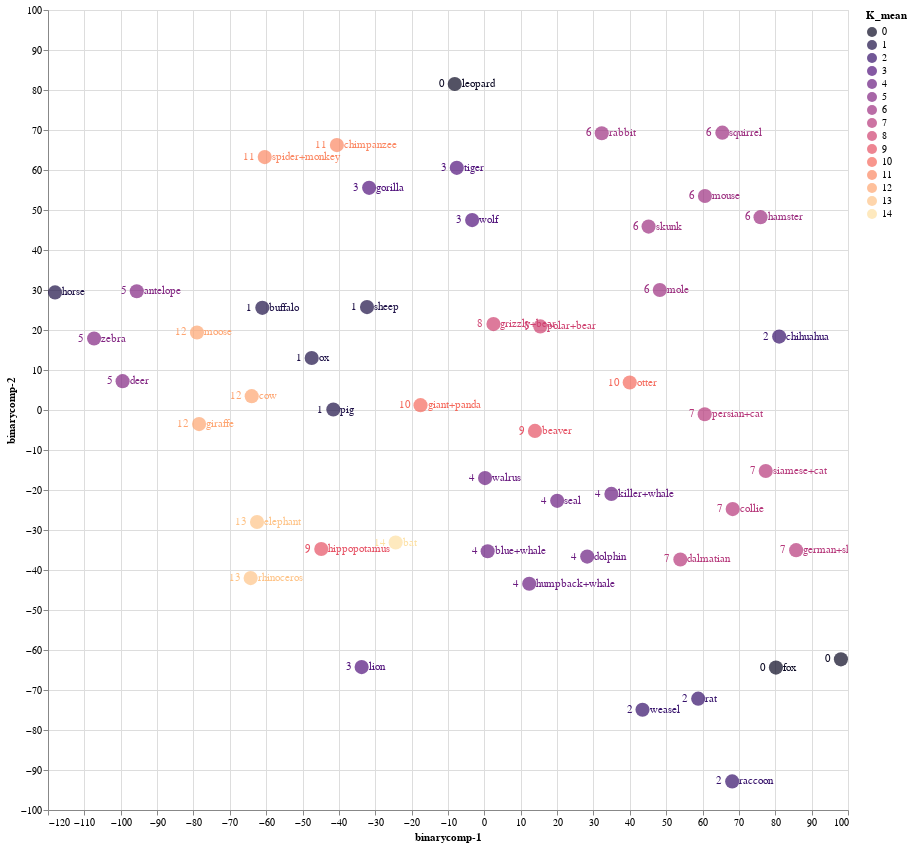

The code cell stored with this chart in its notebook:
### Code cell
source = tsne_binary_df1

points = alt.Chart(source).mark_circle(size=200).encode(
    x='binarycomp-1:Q',
    y='binarycomp-2:Q',
    color=alt.Color('K_mean:N', scale=alt.Scale(scheme='Magma'))
    ).properties(
    width=800,
    height=800
)

text1 = points.mark_text(
    align='left',
    baseline='middle',
    dx=7
).encode(
    text='index:N'
)

text2 = points.mark_text(
    align='right',
    baseline='middle',
    dx=-10
).encode(
    text='K_mean:N'
)

points.interactive() + text1 + text2

### Figure 1 — Vega-Lite specification as saved in the notebook (floating-point values rounded to 4 significant figures)
{"config": {"view": {"continuousWidth": 400, "continuousHeight": 300}}, "layer": [{"mark": {"type": "circle", "size": 200}, "encoding": {"color": {"field": "K_mean", "scale": {"scheme": "Magma"}, "type": "nominal"}, "x": {"field": "binarycomp-1", "type": "quantitative"}, "y": {"field": "binarycomp-2", "type": "quantitative"}}, "height": 800, "selection": {"selector012": {"type": "interval", "bind": "scales", "encodings": ["x", "y"]}}, "width": 800}, {"mark": {"type": "text", "align": "left", "baseline": "middle", "dx": 7}, "encoding": {"color": {"field": "K_mean", "scale": {"scheme": "Magma"}, "type": "nominal"}, "text": {"field": "index", "type": "nominal"}, "x": {"field": "binarycomp-1", "type": "quantitative"}, "y": {"field": "binarycomp-2", "type": "quantitative"}}, "height": 800, "width": 800}, {"mark": {"type": "text", "align": "right", "baseline": "middle", "dx": -10}, "encoding": {"color": {"field": "K_mean", "scale": {"scheme": "Magma"}, "type": "nominal"}, "text": {"field": "K_mean", "type": "nominal"}, "x": {"field": "binarycomp-1", "type": "quantitative"}, "y": {"field": "binarycomp-2", "type": "quantitative"}}, "height": 800, "width": 800}], "data": {"name": "data-f5bc4d6209c1802380d7c8ae3e45905c"}, "$schema": "https://vega.github.io/schema/vega-lite/v4.17.0.json", "datasets": {"data-f5bc4d6209c1802380d7c8ae3e45905c": [{"binarycomp-1": -95.59, "binarycomp-2": 29.69, "index": "antelope", "order": "ARTIODACTYLA", "family": "BOVIDAE", "K_mean": 5}, {"binarycomp-1": 2.5, "binarycomp-2": 21.47, "index": "grizzly+bear", "order": "CARNIVORA", "family": "URSIDAE", "K_mean": 8}, {"binarycomp-1": 34.93, "binarycomp-2": -20.98, "index": "killer+whale", "order": "ARTIODACTYLA", "family": "DELPHINIDAE", "K_mean": 4}, {"binarycomp-1": 13.92, "binarycomp-2": -5.235, "index": "beaver", "order": "RODENTIA", "family": "APLODONTIIDAE", "K_mean": 9}, {"binarycomp-1": 53.9, "binarycomp-2": -37.37, "index": "dalmatian", "order": "CARNIVORA", "family": "CANIDAE", "K_mean": 7}, {"binarycomp-1": 60.59, "binarycomp-2": -1.067, "index": "persian+cat", "order": "CARNIVORA", "family": "FELIDAE", "K_mean": 7}, {"binarycomp-1": -118.1, "binarycomp-2": 29.4, "index": "horse", "order": "PERISSODACTYLA", "family": "EQUIDAE", "K_mean": 1}, {"binarycomp-1": 85.73, "binarycomp-2": -35.04, "index": "german+shepherd", "order": "CARNIVORA", "family": "CANIDAE", "K_mean": 7}, {"binarycomp-1": 0.906, "binarycomp-2": -35.3, "index": "blue+whale", "order": "ARTIODACTYLA", "family": "BALAENOPTERIDAE", "K_mean": 4}, {"binarycomp-1": 77.38, "binarycomp-2": -15.24, "index": "siamese+cat", "order": "CARNIVORA", "family": "FELIDAE", "K_mean": 7}, {"binarycomp-1": 45.16, "binarycomp-2": 45.85, "index": "skunk", "order": "CARNIVORA", "family": "MEPHITIDAE", "K_mean": 6}, {"binarycomp-1": 48.24, "binarycomp-2": 30.0, "index": "mole", "order": "EULIPOTYPHLA", "family": "TALPIDAE", "K_mean": 6}, {"binarycomp-1": -7.584, "binarycomp-2": 60.55, "index": "tiger", "order": "CARNIVORA", "family": "FELIDAE", "K_mean": 3}, {"binarycomp-1": -44.85, "binarycomp-2": -34.76, "index": "hippopotamus", "order": "ARTIODACTYLA", "family": "HIPPOPOTAMIDAE", "K_mean": 9}, {"binarycomp-1": -8.146, "binarycomp-2": 81.5, "index": "leopard", "order": "CARNIVORA", "family": "FELIDAE", "K_mean": 0}, {"binarycomp-1": -79.03, "binarycomp-2": 19.38, "index": "moose", "order": "ARTIODACTYLA", "family": "CERVIDAE", "K_mean": 12}, {"binarycomp-1": -60.4, "binarycomp-2": 63.23, "index": "spider+monkey", "order": "PRIMATES", "family": "ATELIDAE", "K_mean": 11}, {"binarycomp-1": 12.34, "binarycomp-2": -43.45, "index": "humpback+whale", "order": "ARTIODACTYLA", "family": "BALAENOPTERIDAE", "K_mean": 4}, {"binarycomp-1": -62.52, "binarycomp-2": -27.99, "index": "elephant", "order": "PROBOSCIDEA", "family": "ELEPHANTIDAE", "K_mean": 13}, {"binarycomp-1": -31.69, "binarycomp-2": 55.54, "index": "gorilla", "order": "PRIMATES", "family": "HOMINIDAE", "K_mean": 3}, {"binarycomp-1": -47.49, "binarycomp-2": 13.01, "index": "ox", "order": "ARTIODACTYLA", "family": "BOVIDAE", "K_mean": 1}, {"binarycomp-1": 80.18, "binarycomp-2": -64.4, "index": "fox", "order": "CARNIVORA", "family": "CANIDAE", "K_mean": 0}, {"binarycomp-1": -32.27, "binarycomp-2": 25.72, "index": "sheep", "order": "ARTIODACTYLA", "family": "BOVIDAE", "K_mean": 1}, {"binarycomp-1": 20.03, "binarycomp-2": -22.7, "index": "seal", "order": "CARNIVORA", "family": "PHOCIDAE", "K_mean": 4}, {"binarycomp-1": -40.56, "binarycomp-2": 66.22, "index": "chimpanzee", "order": "PRIMATES", "family": "HOMINIDAE", "K_mean": 11}, {"binarycomp-1": 75.95, "binarycomp-2": 48.21, "index": "hamster", "order": "RODENTIA", "family": "CRICETIDAE", "K_mean": 6}, {"binarycomp-1": 65.45, "binarycomp-2": 69.34, "index": "squirrel", "order": "RODENTIA", "family": "SCIURIDAE", "K_mean": 6}, {"binarycomp-1": -64.27, "binarycomp-2": -42.03, "index": "rhinoceros", "order": "PERISSODACTYLA", "family": "RHINOCEROTIDAE", "K_mean": 13}, {"binarycomp-1": 32.28, "binarycomp-2": 69.2, "index": "rabbit", "order": "LAGOMORPHA", "family": "LEPORIDAE", "K_mean": 6}, {"binarycomp-1": -24.39, "binarycomp-2": -33.13, "index": "bat", "order": "CHIROPTERA", "family": "PHYLLOSTOMIDAE", "K_mean": 14}, {"binarycomp-1": -78.45, "binarycomp-2": -3.528, "index": "giraffe", "order": "ARTIODACTYLA", "family": "GIRAFFIDAE", "K_mean": 12}, {"binarycomp-1": -3.356, "binarycomp-2": 47.47, "index": "wolf", "order": "CARNIVORA", "family": "CANIDAE", "K_mean": 3}, {"binarycomp-1": 81.07, "binarycomp-2": 18.35, "index": "chihuahua", "order": "CARNIVORA", "family": "CANIDAE", "K_mean": 2}, {"binarycomp-1": 58.8, "binarycomp-2": -72.17, "index": "rat", "order": "RODENTIA", "family": "CRICETIDAE", "K_mean": 2}, {"binarycomp-1": 43.49, "binarycomp-2": -74.95, "index": "weasel", "order": "CARNIVORA", "family": "MUSTELIDAE", "K_mean": 2}, {"binarycomp-1": 39.98, "binarycomp-2": 6.863, "index": "otter", "order": "CARNIVORA", "family": "MUSTELIDAE", "K_mean": 10}, {"binarycomp-1": -61.06, "binarycomp-2": 25.53, "index": "buffalo", "order": "ARTIODACTYLA", "family": "BOVIDAE", "K_mean": 1}, {"binarycomp-1": -107.3, "binarycomp-2": 17.87, "index": "zebra", "order": "PERISSODACTYLA", "family": "EQUIDAE", "K_mean": 5}, {"binarycomp-1": -17.56, "binarycomp-2": 1.211, "index": "giant+panda", "order": "CARNIVORA", "family": "URSIDAE", "K_mean": 10}, {"binarycomp-1": -99.48, "binarycomp-2": 7.214, "index": "deer", "order": "ARTIODACTYLA", "family": "CERVIDAE", "K_mean": 5}, {"binarycomp-1": 98.06, "binarycomp-2": -62.33, "index": "bobcat", "order": "CARNIVORA", "family": "FELIDAE", "K_mean": 0}, {"binarycomp-1": -41.54, "binarycomp-2": 0.1146, "index": "pig", "order": "ARTIODACTYLA", "family": "SUIDAE", "K_mean": 1}, {"binarycomp-1": -33.75, "binarycomp-2": -64.28, "index": "lion", "order": "CARNIVORA", "family": "FELIDAE", "K_mean": 3}, {"binarycomp-1": 60.66, "binarycomp-2": 53.49, "index": "mouse", "order": "RODENTIA", "family": "CRICETIDAE", "K_mean": 6}, {"binarycomp-1": 15.39, "binarycomp-2": 20.89, "index": "polar+bear", "order": "CARNIVORA", "family": "URSIDAE", "K_mean": 8}, {"binarycomp-1": 68.29, "binarycomp-2": -24.77, "index": "collie", "order": "CARNIVORA", "family": "CANIDAE", "K_mean": 7}, {"binarycomp-1": 0.1919, "binarycomp-2": -17.03, "index": "walrus", "order": "CARNIVORA", "family": "ODOBENIDAE", "K_mean": 4}, {"binarycomp-1": 68.15, "binarycomp-2": -92.86, "index": "raccoon", "order": "CARNIVORA", "family": "PROCYONIDAE", "K_mean": 2}, {"binarycomp-1": -63.98, "binarycomp-2": 3.468, "index": "cow", "order": "ARTIODACTYLA", "family": "BOVIDAE", "K_mean": 12}, {"binarycomp-1": 28.29, "binarycomp-2": -36.65, "index": "dolphin", "order": "ARTIODACTYLA", "family": "DELPHINIDAE", "K_mean": 4}]}}
